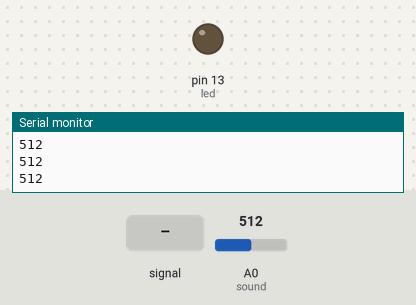
This sketch was run on a simulated Arduino Uno, built with avr-gcc and run on an emulated ATmega328P. On the bench: output pins drawn as LEDs (lit = HIGH), the last lines printed to the serial monitor. The test bench sets the inputs (shaded band); at power-on: A0 (sound) = 512.

Above: at 4.2 s.
4.3 s: A0 (sound) fed a 200 Hz sine of ±81 counts around its level
At 5.2 s:
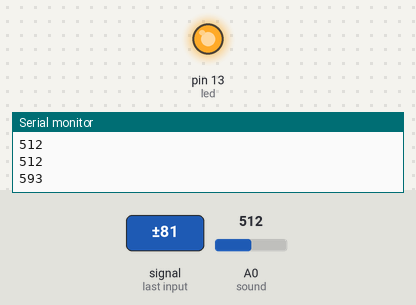
7.3 s: A0 (sound) set to 306
At 9.5 s:
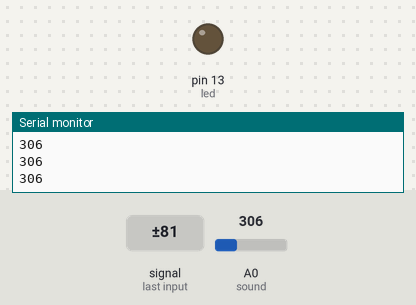
9.8 s: A0 (sound) set to 501
11.3 s: A0 (sound) set to 531
At 11.8 s:
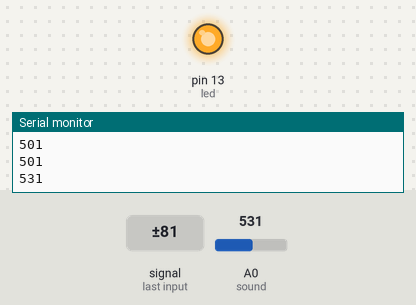
Timing chart, 0 to 14.3 s (numbered marks = the images above; inputs shaded):
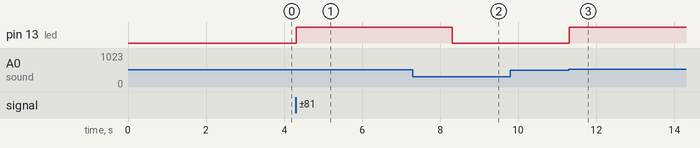

The sketch:

HACK_4_GOOD_CODIGOFINAL.ino
```cpp
#include <SoftwareSerial.h>

SoftwareSerial mySerial(10, 11); // TX, RX

int led=13;        // Led 13 del Arduino
int BluetoothData=20; // Dato que se recibe de la aplicación
byte n = 0;
unsigned long ahora, antes;
int referencia = 0;

int sound=A0;   // Entrada del microfono

int MIC = 0;           // Lectura del microfono

boolean llaveA = false;
boolean llaveB = false;

void setup() {
  mySerial.begin(9600);
  Serial.begin(9600);
  while(!Serial) {}

  pinMode(led,OUTPUT);
  pinMode(sound, INPUT);

 // Recoge el valor medido normal en una sala cuando no hay perturbaciones
 // Espera 2 segundos desde que se enciende
  referencia = DetectarPico();
  //Serial.print("La referencia es:  ");
  //Serial.println(referencia);
  //delay(5000);
}

void loop() {


     MIC = analogRead(sound);
     Serial.println(MIC);

  // Si el sonido del MIC supera 5 más que el del sonido ambiente se manda una señal a la APP
     if(MIC>=referencia+7){
      //for(int i =0; i<=1; i++){
      mySerial.print(1);

      //}

      digitalWrite(led,HIGH);
      delay(2000);
      n++;
      digitalWrite(led,LOW);
      }

}


int DetectarPico(){

// Detecta el pico maximo de sonido producido en un  intervalo de 5 segundos
  int lectura;
  int pico=0;

  antes = millis();
  ahora = millis();


  // Busca el valor mas alto de todos durante 2 segundos
  while(ahora-antes<=3000){

    ahora = millis();
    MIC = analogRead(sound);
    Serial.println(MIC);
  //  delay(100);
    lectura = MIC;

   if(lectura >= pico){ pico =  lectura;}
    }
    return pico;
  }
```

Measured:
- the behaviour switches between 518 and 519 on A0 (sound) (found by bisection; images 2 and 3)
- after the input at 4.3 s, pin 13 (led): LOW → HIGH at once
- after the input at 7.3 s, pin 13 (led): HIGH → LOW after 1.0 s
- after the input at 11.3 s, pin 13 (led): LOW → HIGH at once
